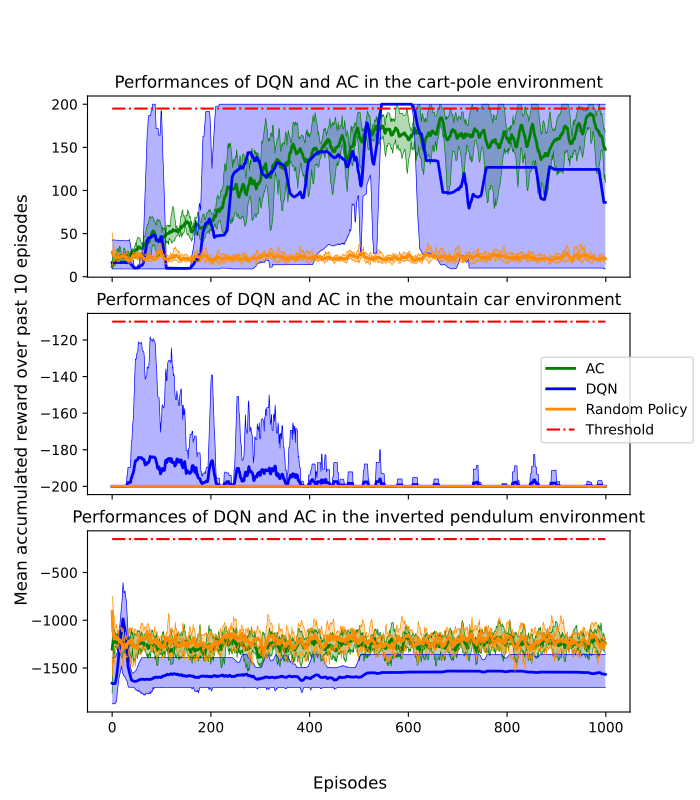

Generate this figure with Python:
import numpy as np
import matplotlib.pyplot as plt
import os,sys 


#load data
episode_reward_result_AC=np.load("Final Code/cartpole_result/cartpole_result_AC_AC.npz")['episode_reward_result']
episode_reward_result_DQN=np.load('Final Code/cartpole_result/cartpole_result_DQN_DQN_with_targetQ_with_buffer.npz')['episode_reward_result']
episode_reward_result_random=np.load('Final Code/cartpole_result/pure_random_action.npz')['episode_reward_result']

# print('Pure random policy:'+'\n mean:'+str(episode_reward_result_random.mean())+'\n std:'+str(episode_reward_result_random.std()))


parentdir = os.path.dirname(os.path.dirname(os.path.abspath(__file__))) 
sys.path.insert(0,parentdir)  

import plotting_results
#ploty
fig, axs = plt.subplots(3,1,sharey=False, sharex=True,figsize=(7,8)) 
fig.supylabel('Mean accumulated reward over past 10 episodes')
fig.supxlabel('Episodes')



plotting_results.plot_only_return(result=episode_reward_result_AC,n=10,axs=axs[0],color='g',label='AC',threshold=195)
episode_reward_result_AC=np.array(episode_reward_result_AC)
print('AC Overall performance:'+str(episode_reward_result_AC.mean())+'+-'+str(episode_reward_result_AC.std()))

plotting_results.plot_only_return(result=episode_reward_result_DQN,n=10,axs=axs[0],color='b',label='DQN',threshold=195)
episode_reward_result_DQN=np.array(episode_reward_result_DQN)
print('DQN Overall performance:'+str(episode_reward_result_DQN.mean())+'+-'+str(episode_reward_result_DQN.std()))

plotting_results.plot_only_return(result=episode_reward_result_random,n=10,axs=axs[0],color='darkorange',label='Random Policy')
episode_reward_result_random=np.array(episode_reward_result_random)
print('Random Overall performance:'+str(episode_reward_result_random.mean())+'+-'+str(episode_reward_result_random.std()))



axs[0].plot(np.ones(1000)*195,'-.',color='r',label='Threshold')
axs[0].set_title('Performances of DQN and AC in the cart-pole environment')
# axs[0].set_ylabel('Mean accumulated reward over past 10 episodes')   
# axs[0].legend()
# plt.subplots_adjust(hspace=1)




#load data
episode_reward_result_AC=np.load("Final Code/mountaincar_result/mountaincar_result_AC_AC.npz")['episode_reward_result']
episode_reward_result_DQN=np.load('Final Code/mountaincar_result/mountaincar_result_DQN_DQN_with_targetQ_with_buffer.npz')['episode_reward_result']
episode_reward_result_random=np.load('Final Code/mountaincar_result/pure_random_action.npz')['episode_reward_result']


plotting_results.plot_only_return(result=episode_reward_result_AC,n=10,axs=axs[1],color='g',threshold=195)
episode_reward_result_AC=np.array(episode_reward_result_AC)
print('AC Overall performance:'+str(episode_reward_result_AC.mean())+'+-'+str(episode_reward_result_AC.std()))

plotting_results.plot_only_return(result=episode_reward_result_DQN,n=10,axs=axs[1],color='b',threshold=195)
episode_reward_result_DQN=np.array(episode_reward_result_DQN)
print('DQN Overall performance:'+str(episode_reward_result_DQN.mean())+'+-'+str(episode_reward_result_DQN.std()))

plotting_results.plot_only_return(result=episode_reward_result_random,n=10,axs=axs[1],color='darkorange')
episode_reward_result_random=np.array(episode_reward_result_random)
print('Random Overall performance:'+str(episode_reward_result_random.mean())+'+-'+str(episode_reward_result_random.std()))



axs[1].plot(np.ones(1000)*(-110),'-.',color='r')
axs[1].set_title('Performances of DQN and AC in the mountain car environment')
# axs[1].set_ylabel('Mean accumulated reward over past 10 episodes')   
# axs[1].legend()


#load data
episode_reward_result_AC=np.load("Final Code/pendulum_result/pendulum_result_AC_AC.npz")['episode_reward_result']
episode_reward_result_DQN=np.load('Final Code/pendulum_result/pendulum_result_DQN_DQN_with_targetQ_with_buffer.npz')['episode_reward_result']
episode_reward_result_random=np.load('Final Code/pendulum_result/pure_random_action.npz')['episode_reward_result']


plotting_results.plot_only_return(result=episode_reward_result_AC,n=10,axs=axs[2],color='g',threshold=195)
episode_reward_result_AC=np.array(episode_reward_result_AC)
print('AC Overall performance:'+str(episode_reward_result_AC.mean())+'+-'+str(episode_reward_result_AC.std()))

plotting_results.plot_only_return(result=episode_reward_result_DQN,n=10,axs=axs[2],color='b',threshold=195)
episode_reward_result_DQN=np.array(episode_reward_result_DQN)
print('DQN Overall performance:'+str(episode_reward_result_DQN.mean())+'+-'+str(episode_reward_result_DQN.std()))

plotting_results.plot_only_return(result=episode_reward_result_random,n=10,axs=axs[2],color='darkorange')
episode_reward_result_random=np.array(episode_reward_result_random)
print('Random Overall performance:'+str(episode_reward_result_random.mean())+'+-'+str(episode_reward_result_random.std()))


axs[2].plot(np.ones(1000)*(-150),'-.',color='r')
axs[2].set_title('Performances of DQN and AC in the inverted pendulum environment')
# axs[2].set_ylabel('Mean accumulated reward over past 10 episodes')   
# axs[2].legend()


# plt.subplots_adjust(hspace=1)
fig.legend(loc='center right')





# #save plot
my_path = os.path.dirname(os.path.abspath(__file__))
my_file = os.path.splitext(os.path.basename(__file__))[0]+'.pdf'
plt.savefig(os.path.join(my_path, my_file))
